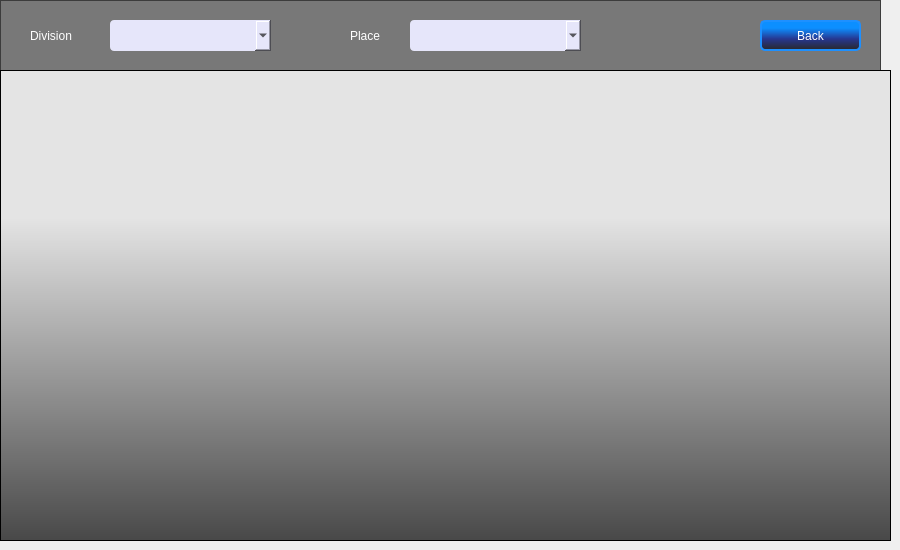
    <widget class="QWidget" name="Guide">
     <widget class="QTableView" name="guidetable">
      <property name="geometry">
       <rect>
        <x>0</x>
        <y>70</y>
        <width>891</width>
        <height>471</height>
       </rect>
      </property>
      <property name="styleSheet">
       <string notr="true">background:qlineargradient(spread:pad, x1:0.619318, y1:0.0909091, x2:0.619318, y2:1, stop:0.244318 rgba(228, 228, 228, 255), stop:1 rgba(72, 72, 72, 255))</string>
      </property>
     </widget>
     <widget class="QFrame" name="frame_6">
      <property name="geometry">
       <rect>
        <x>0</x>
        <y>0</y>
        <width>881</width>
        <height>71</height>
       </rect>
      </property>
      <property name="styleSheet">
       <string notr="true">background-color:rgba(0,0,0,0.5);</string>
      </property>
      <property name="frameShape">
       <enum>QFrame::StyledPanel</enum>
      </property>
      <property name="frameShadow">
       <enum>QFrame::Raised</enum>
      </property>
      <widget class="QLabel" name="label_63">
       <property name="geometry">
        <rect>
         <x>30</x>
         <y>20</y>
         <width>71</width>
         <height>31</height>
        </rect>
       </property>
       <property name="styleSheet">
        <string notr="true">font: 10pt &quot;Comic Sans MS&quot;;
color: rgb(255, 255, 255);
background:transparent</string>
       </property>
       <property name="text">
        <string>Division</string>
       </property>
      </widget>
      <widget class="QComboBox" name="guiddivcombo">
       <property name="geometry">
        <rect>
         <x>110</x>
         <y>20</y>
         <width>161</width>
         <height>31</height>
        </rect>
       </property>
       <property name="styleSheet">
        <string notr="true">background:lavender;
border-radius:4px;</string>
       </property>
      </widget>
      <widget class="QLabel" name="label_64">
       <property name="geometry">
        <rect>
         <x>350</x>
         <y>20</y>
         <width>61</width>
         <height>31</height>
        </rect>
       </property>
       <property name="styleSheet">
        <string notr="true">font: 10pt &quot;Comic Sans MS&quot;;
color: rgb(255, 255, 255);
background:transparent;</string>
       </property>
       <property name="text">
        <string>Place</string>
       </property>
      </widget>
      <widget class="QComboBox" name="guidplccombo">
       <property name="geometry">
        <rect>
         <x>410</x>
         <y>20</y>
         <width>171</width>
         <height>31</height>
        </rect>
       </property>
       <property name="styleSheet">
        <string notr="true">background:lavender;
border-radius:4px;</string>
       </property>
      </widget>
      <widget class="QPushButton" name="pushButton_6">
       <property name="geometry">
        <rect>
         <x>760</x>
         <y>20</y>
         <width>101</width>
         <height>31</height>
        </rect>
       </property>
       <property name="styleSheet">
        <string notr="true">QPushButton{background:qlineargradient(spread:pad, x1:0.477273, y1:1, x2:0.477273, y2:0.107955, stop:0 rgba(41, 41, 41, 255), stop:0.431818 rgba(38, 55, 145, 255), stop:0.846591 rgba(12, 143, 255, 255));
border-radius:5px;
color:white;
border:2px solid DodgerBlue;
}
QPushButton:hover{background:qlineargradient(spread:pad, x1:0.477273, y1:1, x2:0.477273, y2:0.107955, stop:0 rgba(12, 143, 255, 255), stop:0.431818 rgba(38, 55, 145, 255), stop:0.846591 rgba(41, 41, 41, 255))
}
</string>
       </property>
       <property name="text">
        <string>Back</string>
       </property>
      </widget>
     </widget>
    </widget>
